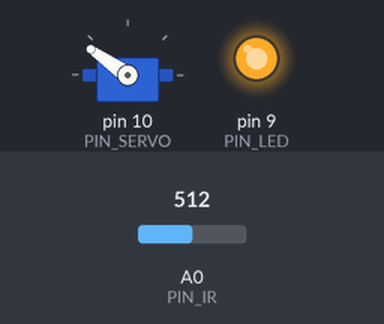
Simulated run of this sketch. Board: Arduino Uno, built with avr-gcc and run on an emulated ATmega328P. Parts: servo, output pins drawn as LEDs (lit = HIGH). The inputs (shaded band) are chosen by the test bench; at power-on: A0 (PIN_IR) = 512. What the sketch prints to the serial monitor is not drawn.

Above: at 1.2 s.
1.3 s: A0 (PIN_IR) set to 490
2.8 s: A0 (PIN_IR) set to 510
5.8 s: A0 (PIN_IR) set to 306
Timing chart, 0 to 16.9 s (numbered marks = the images above; inputs shaded):
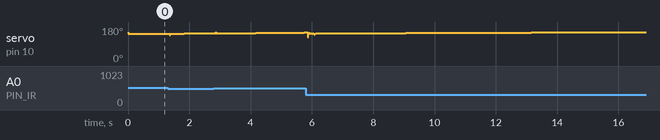

The sketch:

PID_Control.ino
```cpp
#include <Servo.h>

// Arduino pin assignment
#define PIN_IR A0
#define PIN_LED 9
#define PIN_SERVO 10

#define _DUTY_MIN 1812 // servo full clockwise position
#define _DUTY_NEU 1962 // servo neutral position
#define _DUTY_MAX 2112 // servo full counterclockwise position
#define _ANGLE_NEU 255

#define INTERVAL 100
#define _DIST_ALPHA 0.5

#define KP 0.39         //0.66, 0.45
#define KI 0.00052      //
#define KD 24.8           //21 13

float dist_raw = 0;
float min_dist = 500;
float max_dist = 0;
float error = 0;
float iterm = 0;
int duty_target = _DUTY_NEU;
int duty_curr = _DUTY_NEU;
float dist_ema, alpha;
unsigned long last_sampling_time; // unit: ms
int dist_target = _ANGLE_NEU;
float dist_arr[17] = {0,};
Servo myservo;

void setup() {
// initialize GPIO pins
  pinMode(PIN_LED,OUTPUT);
  digitalWrite(PIN_LED, 1);

  alpha = _DIST_ALPHA;
  myservo.attach(PIN_SERVO);
  Serial.print(myservo.read());
  myservo.writeMicroseconds(_DUTY_NEU);
  last_sampling_time = 0;
// initialize serial port
  float temp = ir_distance();
  for (int i = 0; i < 17; i++){
    dist_arr[i] = temp;
  }
  error = 0;
  Serial.begin(115200);

}

float ir_distance(void){ // return value unit: mm
  float val;
  float volt = float(analogRead(PIN_IR));
  val = ((6762.0/(volt-9.0))-4.0) * 10.0;
  return (1.05 * val) - 5;
}

void loop() {
  float past_dist = dist_raw;
  float error_prev = error;
  int n = 17;
  dist_raw = ir_distance();

  if (dist_raw > 500 || dist_raw<00){dist_raw = past_dist;}

  for (int i = 0; i < n; i++){
    if (i == n-1){
        if (dist_raw - past_dist > 50 || past_dist- dist_raw > 50){dist_raw =dist_raw*0.1 +  past_dist+0.9;}
        dist_arr[i] = dist_raw;
    }
    else{
      dist_arr[i] = dist_arr[i+1];
    }
    dist_ema = alpha*dist_arr[i] + (1-alpha)*dist_ema;
  }
  dist_arr[16] = dist_ema;

  float tmp[17] = {0,};
  for (int j = 0; j < n; j++){
    tmp[j] = dist_arr[j];
  }
  for(int i=n-1; i>0; i--){
    for(int j=0; j<i; j++){
      if(tmp[j]<tmp[j+1]){
        float temp = tmp[j];
        tmp[j] = tmp[j+1];
        tmp[j+1] = temp;
      }
    }
  }
  dist_raw = tmp[n/2];

  error = _ANGLE_NEU - dist_raw;
  float pterm = KP*error;
  float dterm = KD*(error - error_prev);
  iterm += KI * error;
  if (iterm > 10) iterm == 10;
  if (iterm < -10) iterm == -10;

  duty_curr = _DUTY_NEU + pterm + dterm + iterm;
  if (duty_curr > _DUTY_MAX){duty_curr = _DUTY_MAX;}
  else if (duty_curr < _DUTY_MIN){duty_curr = _DUTY_MIN;}
  myservo.writeMicroseconds(duty_curr);

  Serial.print("IR:");
  Serial.print(dist_raw);
  Serial.print(",T:");
  Serial.print(dist_target);
  Serial.print(",P:");
  Serial.print(map(pterm, -1000, 1000, 510, 610));
  Serial.print(",D:");
  Serial.print(map(dterm, -1000, 1000, 510, 610));
  Serial.print(",I:");
  Serial.print(map(iterm, -1000, 1000, 510, 610));
  Serial.print(",DTT:");
  Serial.print(map(duty_target, -1000, 1000, 510, 610));
  Serial.print(",DTC:");
  Serial.print(map(duty_curr, -1000, 1000, 510, 610));
  Serial.println(",-G:245, +G:265, m:0, M:800");

  last_sampling_time += INTERVAL;
  Serial.print("\n");
}
```
